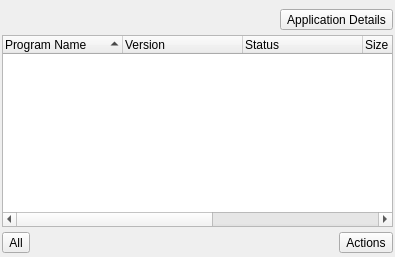
      <widget class="QWidget" name="tab_installed">
       <attribute name="icon">
        <iconset resource="SoftwareManager.qrc">
         <normaloff>:/icons/application.png</normaloff>:/icons/application.png</iconset>
       </attribute>
       <attribute name="title">
        <string>Installed</string>
       </attribute>
       <layout class="QVBoxLayout" name="verticalLayout_2">
        <property name="spacing">
         <number>5</number>
        </property>
        <property name="leftMargin">
         <number>2</number>
        </property>
        <property name="topMargin">
         <number>4</number>
        </property>
        <property name="rightMargin">
         <number>2</number>
        </property>
        <property name="bottomMargin">
         <number>4</number>
        </property>
        <item>
         <layout class="QGridLayout" name="gridLayout_2">
          <item row="0" column="0" rowspan="2">
           <spacer name="horizontalSpacer_2">
            <property name="orientation">
             <enum>Qt::Horizontal</enum>
            </property>
            <property name="sizeHint" stdset="0">
             <size>
              <width>278</width>
              <height>20</height>
             </size>
            </property>
           </spacer>
          </item>
          <item row="1" column="1">
           <widget class="QToolButton" name="tool_install_details">
            <property name="text">
             <string>Application Details</string>
            </property>
            <property name="icon">
             <iconset resource="SoftwareManager.qrc">
              <normaloff>:/icons/go-next.png</normaloff>:/icons/go-next.png</iconset>
            </property>
            <property name="toolButtonStyle">
             <enum>Qt::ToolButtonTextBesideIcon</enum>
            </property>
           </widget>
          </item>
         </layout>
        </item>
        <item>
         <widget class="QTreeWidget" name="tree_install_apps">
          <property name="iconSize">
           <size>
            <width>16</width>
            <height>16</height>
           </size>
          </property>
          <property name="indentation">
           <number>0</number>
          </property>
          <property name="sortingEnabled">
           <bool>true</bool>
          </property>
          <attribute name="headerCascadingSectionResizes">
           <bool>true</bool>
          </attribute>
          <attribute name="headerDefaultSectionSize">
           <number>120</number>
          </attribute>
          <column>
           <property name="text">
            <string>Program Name</string>
           </property>
          </column>
          <column>
           <property name="text">
            <string>Version</string>
           </property>
          </column>
          <column>
           <property name="text">
            <string>Status</string>
           </property>
          </column>
          <column>
           <property name="text">
            <string>Size</string>
           </property>
          </column>
          <column>
           <property name="text">
            <string>Installed</string>
           </property>
          </column>
          <column>
           <property name="text">
            <string>Architecture</string>
           </property>
          </column>
         </widget>
        </item>
        <item>
         <layout class="QHBoxLayout" name="horizontalLayout">
          <item>
           <widget class="QToolButton" name="tool_install_toggleall">
            <property name="statusTip">
             <string>Check/Uncheck all applications</string>
            </property>
            <property name="text">
             <string>All</string>
            </property>
            <property name="icon">
             <iconset resource="SoftwareManager.qrc">
              <normaloff>:/icons/dialog-ok.png</normaloff>:/icons/dialog-ok.png</iconset>
            </property>
            <property name="toolButtonStyle">
             <enum>Qt::ToolButtonTextBesideIcon</enum>
            </property>
           </widget>
          </item>
          <item>
           <spacer name="horizontalSpacer">
            <property name="orientation">
             <enum>Qt::Horizontal</enum>
            </property>
            <property name="sizeHint" stdset="0">
             <size>
              <width>40</width>
              <height>20</height>
             </size>
            </property>
           </spacer>
          </item>
          <item>
           <widget class="QToolButton" name="tool_install_performaction">
            <property name="statusTip">
             <string>Perform actions on checked applications</string>
            </property>
            <property name="text">
             <string>Actions</string>
            </property>
            <property name="icon">
             <iconset resource="SoftwareManager.qrc">
              <normaloff>:/icons/preferences-system.png</normaloff>:/icons/preferences-system.png</iconset>
            </property>
            <property name="toolButtonStyle">
             <enum>Qt::ToolButtonTextBesideIcon</enum>
            </property>
            <property name="arrowType">
             <enum>Qt::NoArrow</enum>
            </property>
           </widget>
          </item>
         </layout>
        </item>
       </layout>
      </widget>
